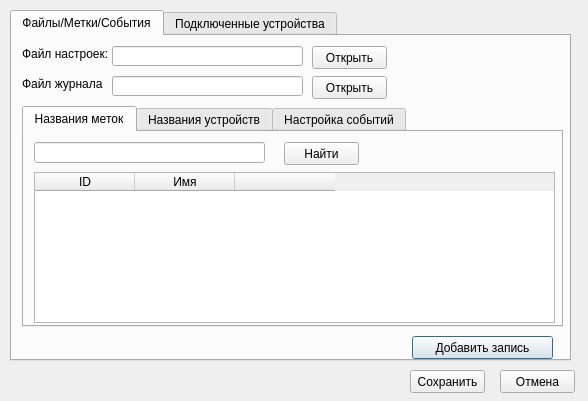
<?xml version="1.0" encoding="UTF-8"?>
<ui version="4.0">
 <class>SettingsWindow</class>
 <widget class="QDialog" name="SettingsWindow">
  <property name="geometry">
   <rect>
    <x>0</x>
    <y>0</y>
    <width>588</width>
    <height>401</height>
   </rect>
  </property>
  <property name="windowTitle">
   <string>Настройки</string>
  </property>
  <widget class="QTabWidget" name="tabWidget">
   <property name="geometry">
    <rect>
     <x>10</x>
     <y>10</y>
     <width>561</width>
     <height>351</height>
    </rect>
   </property>
   <property name="currentIndex">
    <number>0</number>
   </property>
   <widget class="QWidget" name="tab_2">
    <attribute name="title">
     <string>Файлы/Метки/События</string>
    </attribute>
    <widget class="QPushButton" name="pushButton">
     <property name="geometry">
      <rect>
       <x>400</x>
       <y>300</y>
       <width>141</width>
       <height>23</height>
      </rect>
     </property>
     <property name="text">
      <string>Добавить запись</string>
     </property>
    </widget>
    <widget class="QPushButton" name="pushButton_10">
     <property name="geometry">
      <rect>
       <x>300</x>
       <y>40</y>
       <width>75</width>
       <height>23</height>
      </rect>
     </property>
     <property name="text">
      <string>Открыть</string>
     </property>
    </widget>
    <widget class="QLineEdit" name="lineEdit_10">
     <property name="geometry">
      <rect>
       <x>100</x>
       <y>40</y>
       <width>191</width>
       <height>20</height>
      </rect>
     </property>
    </widget>
    <widget class="QPushButton" name="pushButton_11">
     <property name="geometry">
      <rect>
       <x>300</x>
       <y>10</y>
       <width>75</width>
       <height>23</height>
      </rect>
     </property>
     <property name="text">
      <string>Открыть</string>
     </property>
    </widget>
    <widget class="QLabel" name="label_9">
     <property name="geometry">
      <rect>
       <x>10</x>
       <y>10</y>
       <width>101</width>
       <height>16</height>
      </rect>
     </property>
     <property name="text">
      <string>Файл настроек:</string>
     </property>
    </widget>
    <widget class="QLineEdit" name="lineEdit_11">
     <property name="geometry">
      <rect>
       <x>100</x>
       <y>10</y>
       <width>191</width>
       <height>20</height>
      </rect>
     </property>
    </widget>
    <widget class="QLabel" name="label_10">
     <property name="geometry">
      <rect>
       <x>10</x>
       <y>40</y>
       <width>81</width>
       <height>16</height>
      </rect>
     </property>
     <property name="text">
      <string>Файл журнала:</string>
     </property>
    </widget>
    <widget class="QTabWidget" name="tabWidget_2">
     <property name="geometry">
      <rect>
       <x>10</x>
       <y>70</y>
       <width>541</width>
       <height>221</height>
      </rect>
     </property>
     <property name="currentIndex">
      <number>0</number>
     </property>
     <widget class="QWidget" name="tab_4">
      <attribute name="title">
       <string>Названия меток</string>
      </attribute>
      <widget class="QLineEdit" name="lineEdit_2">
       <property name="geometry">
        <rect>
         <x>10</x>
         <y>10</y>
         <width>231</width>
         <height>21</height>
        </rect>
       </property>
      </widget>
      <widget class="QTableWidget" name="tableWidget">
       <property name="geometry">
        <rect>
         <x>10</x>
         <y>40</y>
         <width>521</width>
         <height>151</height>
        </rect>
       </property>
       <property name="horizontalScrollBarPolicy">
        <enum>Qt::ScrollBarAlwaysOff</enum>
       </property>
       <column>
        <property name="text">
         <string>ID</string>
        </property>
       </column>
       <column>
        <property name="text">
         <string>Имя</string>
        </property>
       </column>
       <column>
        <property name="text">
         <string/>
        </property>
       </column>
      </widget>
      <widget class="QPushButton" name="pushButton_4">
       <property name="geometry">
        <rect>
         <x>260</x>
         <y>10</y>
         <width>75</width>
         <height>23</height>
        </rect>
       </property>
       <property name="text">
        <string>Найти</string>
       </property>
      </widget>
     </widget>
     <widget class="QWidget" name="tab_5">
      <attribute name="title">
       <string>Названия устройств</string>
      </attribute>
      <widget class="QLineEdit" name="lineEdit_3">
       <property name="geometry">
        <rect>
         <x>10</x>
         <y>10</y>
         <width>231</width>
         <height>21</height>
        </rect>
       </property>
      </widget>
      <widget class="QPushButton" name="pushButton_12">
       <property name="geometry">
        <rect>
         <x>260</x>
         <y>10</y>
         <width>75</width>
         <height>23</height>
        </rect>
       </property>
       <property name="text">
        <string>Найти</string>
       </property>
      </widget>
      <widget class="QTableWidget" name="tableWidget_4">
       <property name="geometry">
        <rect>
         <x>10</x>
         <y>40</y>
         <width>521</width>
         <height>151</height>
        </rect>
       </property>
       <property name="horizontalScrollBarPolicy">
        <enum>Qt::ScrollBarAlwaysOff</enum>
       </property>
       <column>
        <property name="text">
         <string>ID</string>
        </property>
       </column>
       <column>
        <property name="text">
         <string>Имя</string>
        </property>
       </column>
       <column>
        <property name="text">
         <string/>
        </property>
       </column>
      </widget>
     </widget>
     <widget class="QWidget" name="tab_6">
      <attribute name="title">
       <string>Настройка событий</string>
      </attribute>
      <widget class="QPushButton" name="pushButton_13">
       <property name="geometry">
        <rect>
         <x>260</x>
         <y>10</y>
         <width>75</width>
         <height>23</height>
        </rect>
       </property>
       <property name="text">
        <string>Найти</string>
       </property>
      </widget>
      <widget class="QLineEdit" name="lineEdit_6">
       <property name="geometry">
        <rect>
         <x>10</x>
         <y>10</y>
         <width>231</width>
         <height>21</height>
        </rect>
       </property>
      </widget>
      <widget class="QTableWidget" name="tableWidget_5">
       <property name="geometry">
        <rect>
         <x>10</x>
         <y>40</y>
         <width>521</width>
         <height>151</height>
        </rect>
       </property>
       <property name="horizontalScrollBarPolicy">
        <enum>Qt::ScrollBarAlwaysOff</enum>
       </property>
       <column>
        <property name="text">
         <string>ID/Имя устройства</string>
        </property>
       </column>
       <column>
        <property name="text">
         <string>Имя</string>
        </property>
       </column>
       <column>
        <property name="text">
         <string>Канал</string>
        </property>
       </column>
       <column>
        <property name="text">
         <string>Время</string>
        </property>
       </column>
       <column>
        <property name="text">
         <string>ID/Имя метки</string>
        </property>
       </column>
       <column>
        <property name="text">
         <string>Реакция</string>
        </property>
       </column>
       <column>
        <property name="text">
         <string/>
        </property>
       </column>
      </widget>
     </widget>
    </widget>
   </widget>
   <widget class="QWidget" name="tab">
    <attribute name="title">
     <string>Подключенные устройства</string>
    </attribute>
    <widget class="QPushButton" name="pushButton_2">
     <property name="geometry">
      <rect>
       <x>400</x>
       <y>150</y>
       <width>141</width>
       <height>23</height>
      </rect>
     </property>
     <property name="text">
      <string>Синхронизировать часы</string>
     </property>
    </widget>
    <widget class="QTableWidget" name="tableWidget_2">
     <property name="geometry">
      <rect>
       <x>10</x>
       <y>10</y>
       <width>531</width>
       <height>131</height>
      </rect>
     </property>
     <property name="horizontalScrollBarPolicy">
      <enum>Qt::ScrollBarAlwaysOff</enum>
     </property>
     <column>
      <property name="text">
       <string>номер</string>
      </property>
     </column>
     <column>
      <property name="text">
       <string>тип</string>
      </property>
     </column>
     <column>
      <property name="text">
       <string>id</string>
      </property>
     </column>
     <column>
      <property name="text">
       <string>locId</string>
      </property>
     </column>
     <column>
      <property name="text">
       <string>описание</string>
      </property>
     </column>
    </widget>
    <widget class="QPushButton" name="pushButton_5">
     <property name="geometry">
      <rect>
       <x>250</x>
       <y>150</y>
       <width>141</width>
       <height>23</height>
      </rect>
     </property>
     <property name="text">
      <string>Подключить устройство</string>
     </property>
    </widget>
    <widget class="QFrame" name="frame">
     <property name="geometry">
      <rect>
       <x>10</x>
       <y>190</y>
       <width>261</width>
       <height>111</height>
      </rect>
     </property>
     <property name="frameShape">
      <enum>QFrame::Box</enum>
     </property>
     <property name="frameShadow">
      <enum>QFrame::Raised</enum>
     </property>
     <widget class="QPushButton" name="pushButton_7">
      <property name="geometry">
       <rect>
        <x>10</x>
        <y>10</y>
        <width>61</width>
        <height>23</height>
       </rect>
      </property>
      <property name="text">
       <string>Канал 1</string>
      </property>
     </widget>
     <widget class="QDial" name="dial">
      <property name="geometry">
       <rect>
        <x>10</x>
        <y>50</y>
        <width>50</width>
        <height>64</height>
       </rect>
      </property>
     </widget>
     <widget class="QLineEdit" name="lineEdit_4">
      <property name="geometry">
       <rect>
        <x>70</x>
        <y>70</y>
        <width>31</width>
        <height>20</height>
       </rect>
      </property>
     </widget>
     <widget class="QLabel" name="label_3">
      <property name="geometry">
       <rect>
        <x>20</x>
        <y>40</y>
        <width>81</width>
        <height>16</height>
       </rect>
      </property>
      <property name="text">
       <string>Время реакции</string>
      </property>
     </widget>
     <widget class="QLabel" name="label_4">
      <property name="geometry">
       <rect>
        <x>120</x>
        <y>40</y>
        <width>121</width>
        <height>16</height>
       </rect>
      </property>
      <property name="text">
       <string>Дальность считывания</string>
      </property>
     </widget>
     <widget class="QDial" name="dial_2">
      <property name="geometry">
       <rect>
        <x>120</x>
        <y>50</y>
        <width>50</width>
        <height>64</height>
       </rect>
      </property>
     </widget>
     <widget class="QLineEdit" name="lineEdit_5">
      <property name="geometry">
       <rect>
        <x>180</x>
        <y>70</y>
        <width>31</width>
        <height>20</height>
       </rect>
      </property>
     </widget>
    </widget>
    <widget class="QFrame" name="frame_2">
     <property name="geometry">
      <rect>
       <x>280</x>
       <y>190</y>
       <width>261</width>
       <height>111</height>
      </rect>
     </property>
     <property name="frameShape">
      <enum>QFrame::Box</enum>
     </property>
     <property name="frameShadow">
      <enum>QFrame::Raised</enum>
     </property>
     <widget class="QPushButton" name="pushButton_9">
      <property name="geometry">
       <rect>
        <x>10</x>
        <y>10</y>
        <width>61</width>
        <height>23</height>
       </rect>
      </property>
      <property name="text">
       <string>Канал 2</string>
      </property>
     </widget>
     <widget class="QDial" name="dial_5">
      <property name="geometry">
       <rect>
        <x>10</x>
        <y>50</y>
        <width>50</width>
        <height>64</height>
       </rect>
      </property>
     </widget>
     <widget class="QLineEdit" name="lineEdit_8">
      <property name="geometry">
       <rect>
        <x>70</x>
        <y>70</y>
        <width>31</width>
        <height>20</height>
       </rect>
      </property>
     </widget>
     <widget class="QLabel" name="label_7">
      <property name="geometry">
       <rect>
        <x>20</x>
        <y>40</y>
        <width>81</width>
        <height>16</height>
       </rect>
      </property>
      <property name="text">
       <string>Время реакции</string>
      </property>
     </widget>
     <widget class="QLabel" name="label_8">
      <property name="geometry">
       <rect>
        <x>120</x>
        <y>40</y>
        <width>121</width>
        <height>16</height>
       </rect>
      </property>
      <property name="text">
       <string>Дальность считывания</string>
      </property>
     </widget>
     <widget class="QDial" name="dial_6">
      <property name="geometry">
       <rect>
        <x>120</x>
        <y>50</y>
        <width>50</width>
        <height>64</height>
       </rect>
      </property>
     </widget>
     <widget class="QLineEdit" name="lineEdit_9">
      <property name="geometry">
       <rect>
        <x>180</x>
        <y>70</y>
        <width>31</width>
        <height>20</height>
       </rect>
      </property>
     </widget>
    </widget>
   </widget>
  </widget>
  <widget class="QPushButton" name="pushButton_3">
   <property name="geometry">
    <rect>
     <x>410</x>
     <y>370</y>
     <width>75</width>
     <height>23</height>
    </rect>
   </property>
   <property name="text">
    <string>Сохранить</string>
   </property>
  </widget>
  <widget class="QPushButton" name="pushButton_6">
   <property name="geometry">
    <rect>
     <x>500</x>
     <y>370</y>
     <width>75</width>
     <height>23</height>
    </rect>
   </property>
   <property name="text">
    <string>Отмена</string>
   </property>
  </widget>
 </widget>
 <resources/>
 <connections/>
</ui>
